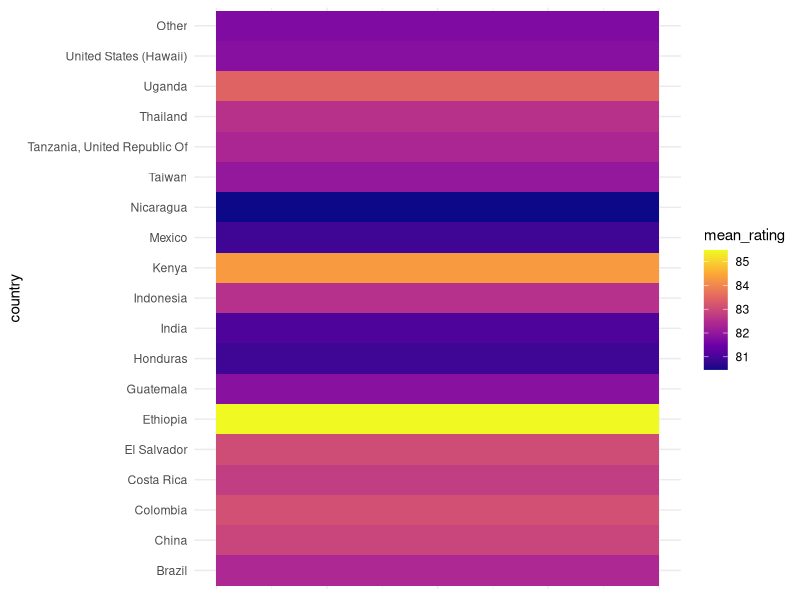
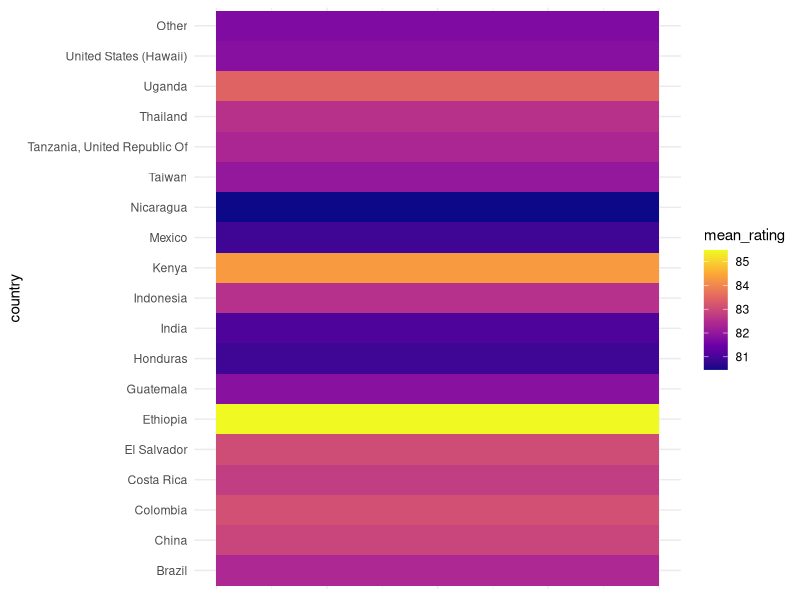
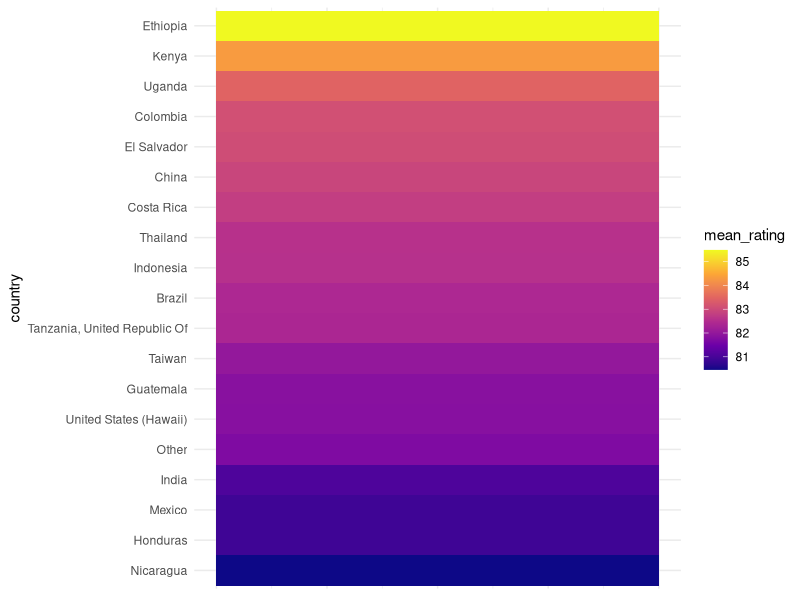
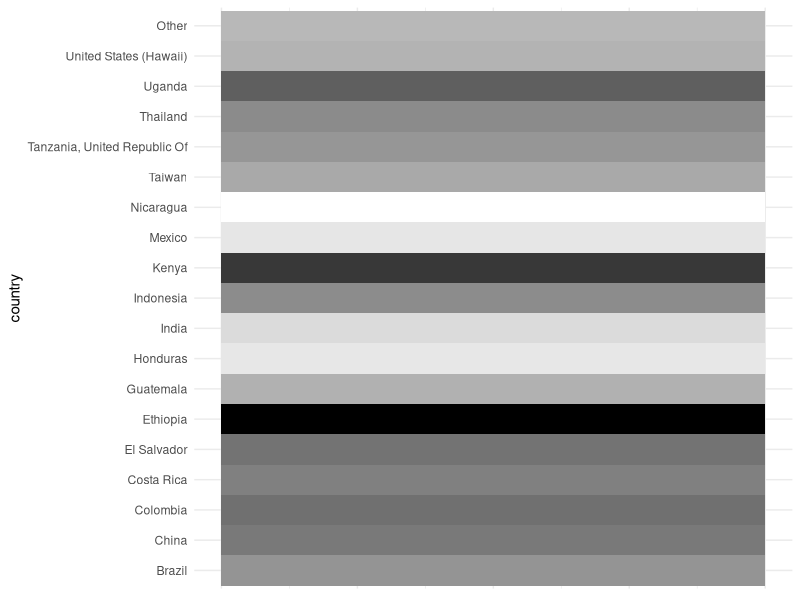
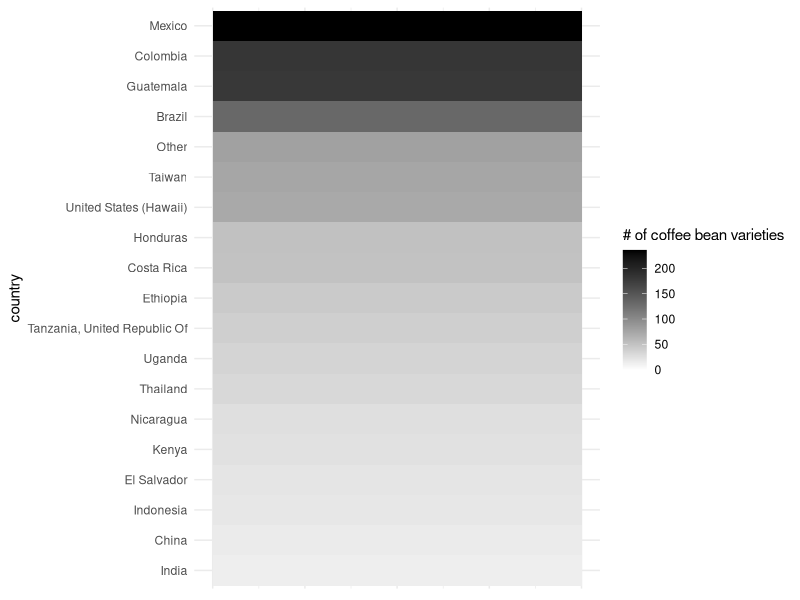
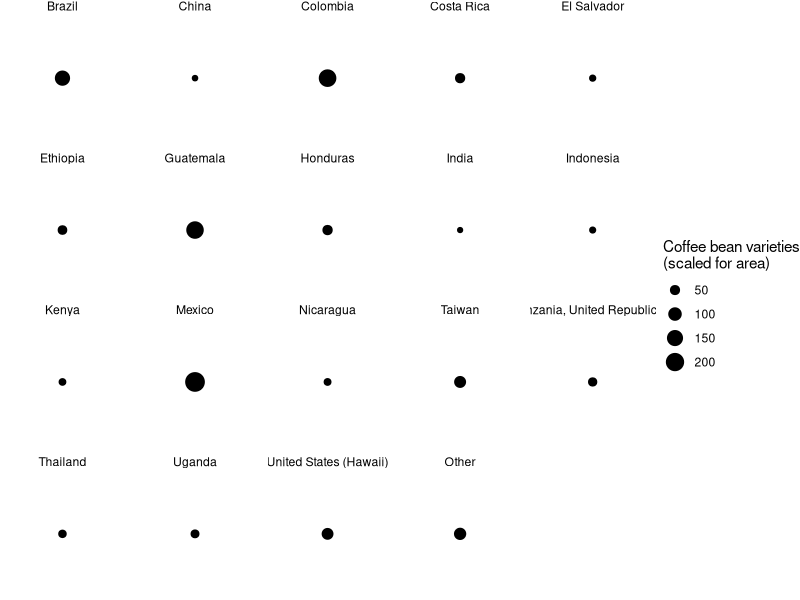

Generate these figures, in order, with R:
## ---- chunk 1
library(tidyverse)
options(pillar.print_min = 20,
        pillar.print_max = 100)
# tuesdata <- tidytuesdayR::tt_load(2020, week = 28)
# coffee_ratings <- tuesdata$coffee_ratings %>%
#   filter(total_cup_points > 0, !is.na(country_of_origin))
# write_csv(coffee_ratings, "data/coffee_ratings.csv")
coffee_ratings <- readr::read_csv("data/coffee_ratings.csv")
country_summary <- coffee_ratings %>%
  mutate(country = fct_lump(country_of_origin, 18)) %>%
  group_by(country) %>%
  summarize(mean_rating = mean(total_cup_points, na.rm = TRUE),
            n = n()) %>%
  arrange(desc(mean_rating)) %>%
  print()
## ---- chunk 2
library(ggplot2)
country_summary %>%
  arrange(country) %>%
  ggplot(aes(x = 100, y = country, fill = mean_rating)) +
  geom_tile() +
  # color scheme is red to blue
  scale_fill_viridis_c(option = "plasma") +
  theme_minimal() +
  # hide x axis
  theme(axis.text.x = element_blank(),
        axis.ticks.x = element_blank(),
        axis.title.x = element_blank()) 
## ---- chunk 3
country_summary %>%
  arrange(country) %>%
  ggplot(aes(x = 100, y = country, fill = mean_rating)) +
  geom_tile() +
  # color scheme is red to blue
  scale_fill_viridis_c(option = "plasma") +
  theme_minimal() +
  # hide x axis
  theme(axis.text.x = element_blank(),
        axis.ticks.x = element_blank(),
        axis.title.x = element_blank()) 
## ---- chunk 4
country_summary %>%
  mutate(country = fct_reorder(country, mean_rating)) %>%
  ggplot(aes(x = 100, y = country, fill = mean_rating)) +
  geom_tile() +
  # color scheme is red to blue
  scale_fill_viridis_c(option = "plasma") +
  theme_minimal() +
  # hide x axis
  theme(axis.text.x = element_blank(),
        axis.ticks.x = element_blank(),
        axis.title.x = element_blank()) 
## ---- chunk 5
country_summary %>%
  ggplot(aes(x = 100, y = country, fill = mean_rating)) +
  geom_tile() +
  # one color scheme by saturation
  scale_fill_gradient(low = "white", high = "black", guide = NULL) +
  theme_minimal() +
  # hide x axis
  theme(axis.text.x = element_blank(),
        axis.ticks.x = element_blank(),
        axis.title.x = element_blank()) 
## ---- chunk 6
country_summary %>%
  mutate(country = fct_reorder(country, n)) %>%
  ggplot(aes(x = 100, y = country, fill = n)) +
  geom_tile() +
  # one color scheme by saturation
  scale_fill_gradient(low = "white", high = "black", limits = c(0, NA),
                      name = "# of coffee bean varieties") +
  theme_minimal() +
  # hide x axis
  theme(axis.text.x = element_blank(),
        axis.ticks.x = element_blank(),
        axis.title.x = element_blank()) 
## ---- chunk 7

ggplot(country_summary,
       aes(
         x = 100,
         y = 100,
         size = n
       )) +
  geom_point(shape = 21,
             fill = "black") +  # Bubble chart with outlined points
  scale_size_area() +  # Scale size by area
  facet_wrap( ~ country) +  # Create small multiples by country
  labs(size = "Coffee bean varieties\n(scaled for area)") +
  theme_void() +
  theme(axis.text.x = element_blank(),
        axis.ticks.x = element_blank(),
        axis.title.x = element_blank(),
        axis.text.y = element_blank(),
        axis.ticks.y = element_blank(),
        axis.title.y = element_blank()) 

